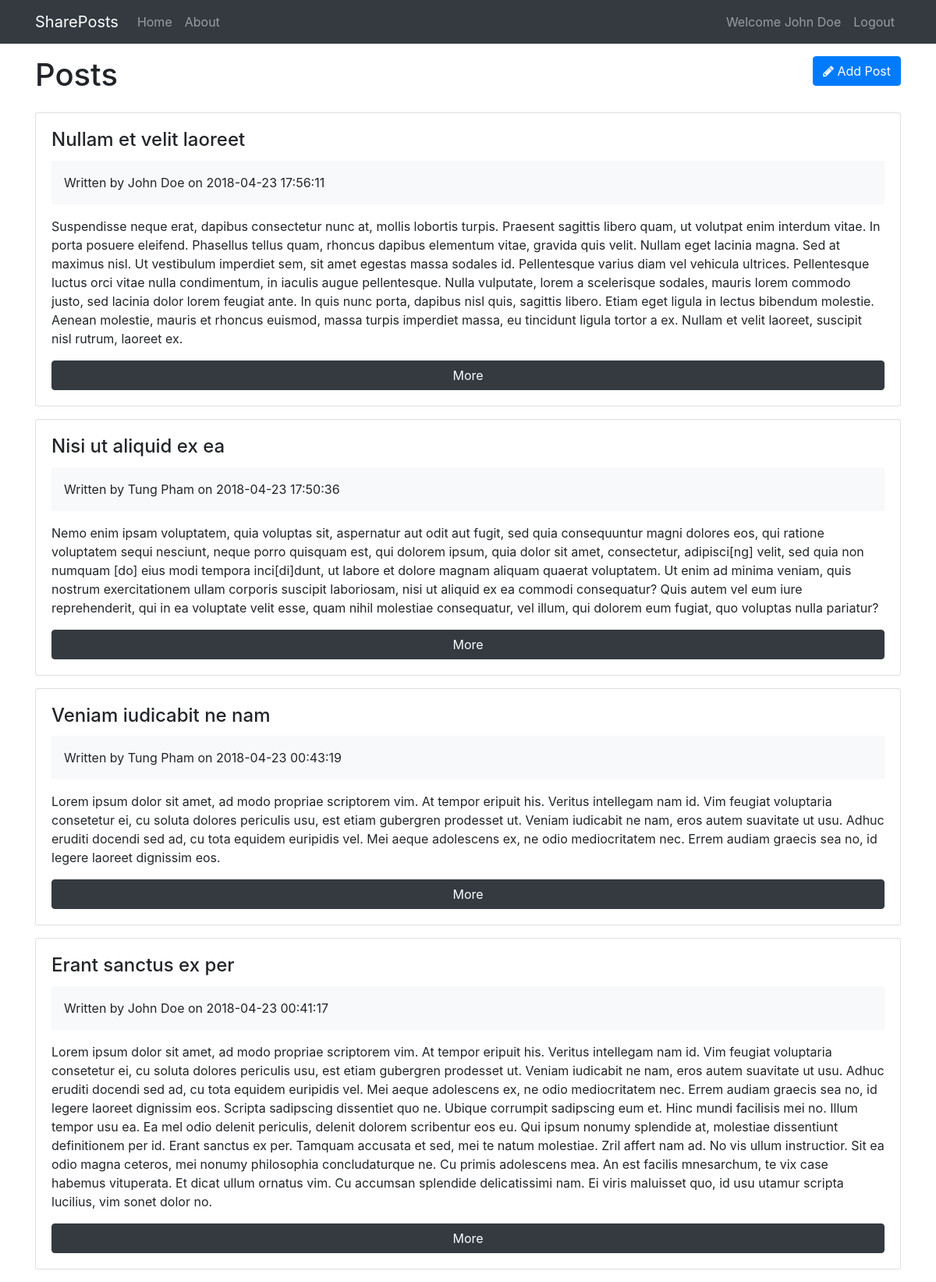
Page /posts (signed in) on the committed database.
### tables this page shows
CREATE TABLE `posts` (
  `id` int(11) NOT NULL,
  `user_id` int(11) NOT NULL,
  `title` varchar(255) NOT NULL,
  `body` text NOT NULL,
  `created_at` timestamp NOT NULL DEFAULT CURRENT_TIMESTAMP
);

CREATE TABLE `users` (
  `id` int(11) NOT NULL,
  `name` varchar(255) NOT NULL,
  `email` varchar(255) NOT NULL,
  `password` varchar(255) NOT NULL,
  `created_at` datetime NOT NULL DEFAULT CURRENT_TIMESTAMP
);

### app/controllers/Posts.php (called while the page is built, shortened)
<?php
class Posts extends Controller {
    public function __construct() {
        $this->postModel = $this->model("Post");
    }
    public function index() {
        $posts = $this->postModel->getPosts();
        $data = [
            "posts" => $posts
        ];
        $this->view("posts/index", $data);
    }
}

### app/libraries/Core.php (called while the page is built, shortened)
<?php
class Core {
    protected $currentMethod = "index";
    public function __construct() {
        $url = $this->getUrl();
        if (file_exists("../app/controllers/" . ucwords($url[0]) . ".php")) {
            unset($url[0]);
        }
        $this->currentController = new $this->currentController;
        $this->params = $url ? array_values($url) : [];
        call_user_func_array([$this->currentController, $this->currentMethod], $this->params);
    }
    protected function getUrl() {
        if (isset($_GET["url"])) {
            $url = rtrim($_GET["url"], "/");
            $url = filter_var($url, FILTER_SANITIZE_URL);
            $url = explode("/", $url);
            return $url;
        }
    }
}

### public/index.php (called while the page is built, shortened)
<?php
$init = new Core;

### app/libraries/Database.php (called while the page is built, shortened)
<?php
class Database {
    private $host = DB_HOST;
    private $user = DB_USER;
    private $pass = DB_PASS;
    private $dbname = DB_NAME;
    private $dbh;
    private $stmt;
    public function __construct() {
        $dsn = "mysql:host=" . $this->host . ";dbname=" . $this->dbname;
        $options = array(
            PDO::ATTR_PERSISTENT => true,
            PDO::ATTR_ERRMODE => PDO::ERRMODE_EXCEPTION
        );
        try {
            $this->dbh = new PDO($dsn, $this->user, $this->pass, $options);
        } catch (PDOException $e) {
            $this->error = $e->getMessage();
            echo $this->error;
        }
    }
    public function query($sql) {
        $this->stmt = $this->dbh->prepare($sql);
    }
    public function execute() {
        return $this->stmt->execute();
    }
    public function resultSet() {
        $this->execute();
        return $this->stmt->fetchAll(PDO::FETCH_OBJ);
    }
}

### app/models/Post.php (called while the page is built, shortened)
<?php
class Post {
    private $db;
    public function __construct() {
        $this->db = new Database;
    }
    public function getPosts() {
        $sql =    "SELECT *, posts.id as postId, posts.created_at as postCreated "
                . "FROM posts "
                . "INNER JOIN users on posts.user_id = users.id "
                . "ORDER BY posts.created_at DESC;";
        $this->db->query($sql);
        $results = $this->db->resultSet();
        return $results;
    }
}

### app/views/posts/index.php (the view, shortened to what this page needs)
<?php require APPROOT . '/views/inc/header.php'; ?>
<div class="row mb-3">
    <div class="col-md-6">
        <h1>Posts</h1>
    </div>
    <div class="col-md-6">
        <a href="<?php echo URLROOT; ?>/posts/add" class="btn btn-primary pull-right">
            <i class="fa fa-pencil"></i> Add Post
        </a>
    </div>
</div>
<?php foreach($data["posts"] as $post) : ?>
<div class="card card-body mb-3">
    <h4 class="card-title">
        <?php echo $post->title; ?>
    </h4>
    <div class="bg-light p-3 mb-3">
        Written by <?php echo $post->name; ?> on <?php echo $post->postCreated; ?>
    </div>
    <p class="card-text"><?php echo $post->body; ?></p>
    <a href="<?php echo URLROOT; ?>/posts/show/<?php echo $post->postId; ?>" class="btn btn-dark">More</a>
</div>
<?php endforeach; ?>
<?php require APPROOT . '/views/inc/footer.php'; ?>

### app/libraries/Controller.php (shortened to what this page needs)
<?php
class Controller {
    public function view($view, $data = []) {
        if (file_exists("../app/views/" . $view . ".php")) {
            require_once "../app/views/" . $view . ".php";
        }
        else {
            die ("View does not exist.");
        }
    }
}

### app/views/inc/header.php (shortened to what this page needs)
<!DOCTYPE html>
<html lang="en">
<head>
    <link rel="stylesheet" href="<?php echo URLROOT; ?>/css/style.css" >
    <link rel="stylesheet" href="https://maxcdn.bootstrapcdn.com/bootstrap/4.0.0-beta.2/css/bootstrap.min.css">
    <link href="https://stackpath.bootstrapcdn.com/font-awesome/4.7.0/css/font-awesome.min.css" rel="stylesheet">
</head>
<body>
    <?php require APPROOT . "/views/inc/navbar.php"; ?>
    <div class="container">

### app/views/inc/navbar.php (shortened to what this page needs)
<nav class="navbar navbar-expand-lg navbar-dark bg-dark mb-3">
    <div class="container">
        <a class="navbar-brand" href="<?php echo URLROOT; ?>"><?php echo SITENAME; ?></a>
        <div class="collapse navbar-collapse" id="navbarsExampleDefault">
            <ul class="navbar-nav mr-auto">
                <li class="nav-item">
                    <a class="nav-link" href="<?php echo URLROOT; ?>">Home</a>
                </li>
                <li class="nav-item">
                    <a class="nav-link" href="<?php echo URLROOT; ?>/Pages/about">About</a>
                </li>
            </ul>
            <ul class="navbar-nav ml-auto">
                <?php if (isset($_SESSION["user_id"])) : ?>
                <li class="nav-item nav-link" >Welcome <?php echo $_SESSION["user_name"]; ?></li>
                <li class="nav-item">
                    <a class="nav-link" href="<?php echo URLROOT; ?>/users/logout">Logout</a>
                </li>
                <?php endif; ?>
            </ul>
        </div>
    </div>
</nav>

### app/views/inc/footer.php (shortened to what this page needs)
    </div>
</body>
</html>

### rows in the picture
posts: title "Nullam et velit laoreet", user.name "John Doe", created_at "2018-04-23 17:56:11", body "Suspendisse neque erat, dapibus consectetur nunc at, mollis lobortis turpis. Praesent sagittis libero quam, ut volutpat enim interdum vitae. In porta posuere eleifend. Phasellus tellus quam, rhoncus dapibus elementum vitae, gravida quis velit. Nullam eget lacinia magna. Sed at maximus nisl. Ut vestibulum imperdiet sem, sit amet egestas massa sodales id. Pellentesque varius diam vel vehicula ultrices. Pellentesque luctus orci vitae nulla condimentum, in iaculis augue pellentesque. Nulla vulputate, lorem a scelerisque sodales, mauris lorem commodo justo, sed lacinia dolor lorem feugiat ante. In quis nunc porta, dapibus nisl quis, sagittis libero. Etiam eget ligula in lectus bibendum molestie.…"
posts: title "Nisi ut aliquid ex ea", user.name "Tung Pham", created_at "2018-04-23 17:50:36", body "Nemo enim ipsam voluptatem, quia voluptas sit, aspernatur aut odit aut fugit, sed quia consequuntur magni dolores eos, qui ratione voluptatem sequi nesciunt, neque porro quisquam est, qui dolorem ipsum, quia dolor sit amet, consectetur, adipisci[ng] velit, sed quia non numquam [do] eius modi tempora inci[di]dunt, ut labore et dolore magnam aliquam quaerat voluptatem. Ut enim ad minima veniam, quis nostrum exercitationem ullam corporis suscipit laboriosam, nisi ut aliquid ex ea commodi consequatur? Quis autem vel eum iure reprehenderit, qui in ea voluptate velit esse, quam nihil molestiae consequatur, vel illum, qui dolorem eum fugiat, quo voluptas nulla pariatur?"
posts: title "Veniam iudicabit ne nam", user.name "Tung Pham", created_at "2018-04-23 00:43:19", body "Lorem ipsum dolor sit amet, ad modo propriae scriptorem vim. At tempor eripuit his. Veritus intellegam nam id. Vim feugiat voluptaria consetetur ei, cu soluta dolores periculis usu, est etiam gubergren prodesset ut. Veniam iudicabit ne nam, eros autem suavitate ut usu. Adhuc eruditi docendi sed ad, cu tota equidem euripidis vel. Mei aeque adolescens ex, ne odio mediocritatem nec. Errem audiam graecis sea no, id legere laoreet dignissim eos."
posts: title "Erant sanctus ex per", user.name "John Doe", created_at "2018-04-23 00:41:17", body "Lorem ipsum dolor sit amet, ad modo propriae scriptorem vim. At tempor eripuit his. Veritus intellegam nam id. Vim feugiat voluptaria consetetur ei, cu soluta dolores periculis usu, est etiam gubergren prodesset ut. Veniam iudicabit ne nam, eros autem suavitate ut usu. Adhuc eruditi docendi sed ad, cu tota equidem euripidis vel. Mei aeque adolescens ex, ne odio mediocritatem nec. Errem audiam graecis sea no, id legere laoreet dignissim eos. Scripta sadipscing dissentiet quo ne. Ubique corrumpit sadipscing eum et. Hinc mundi facilisis mei no. Illum tempor usu ea. Ea mel odio delenit periculis, delenit dolorem scribentur eos eu. Qui ipsum nonumy splendide at, molestiae dissentiunt…"

### other values in the picture
SITENAME "SharePosts"
$_SESSION["user_name"] "John Doe"
